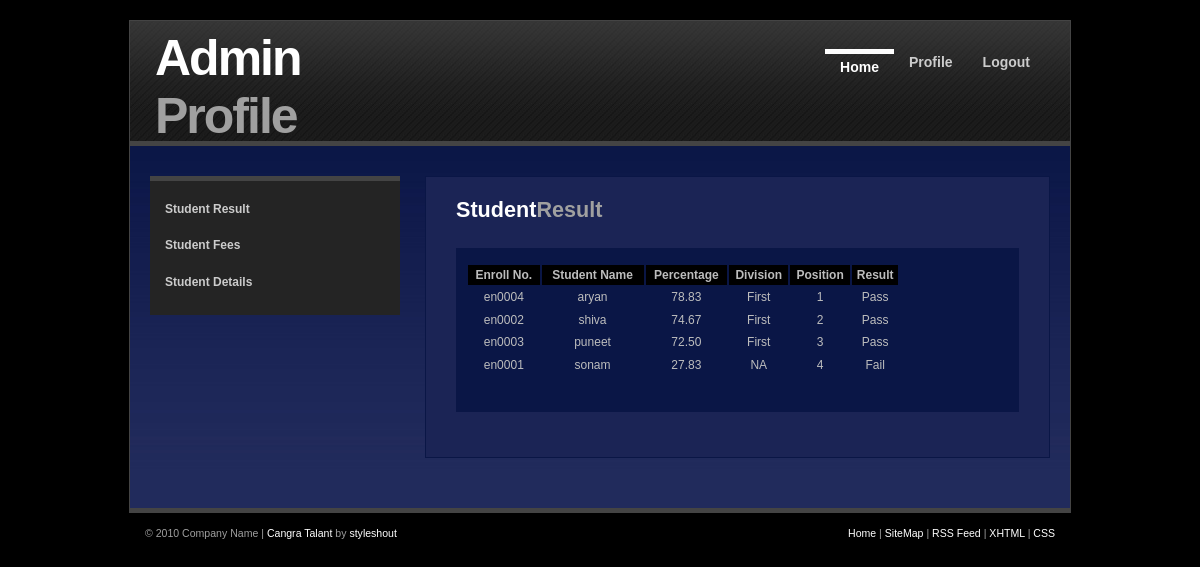
The app's page /reg_employee/admin/studentresult.php (signed in) with its own data.
### tables this page shows
CREATE TABLE `student_tbl` (
  `id` int(11) NOT NULL,
  `enrollment` varchar(50) NOT NULL,
  `pass` varchar(100) NOT NULL,
  `fullname` varchar(100) NOT NULL,
  `age` int(11) NOT NULL,
  `email` varchar(100) NOT NULL,
  `city` varchar(50) NOT NULL,
  `class` varchar(100) NOT NULL,
  `forwarded` varchar(1) NOT NULL,
  `status` varchar(100) NOT NULL
);

### reg_employee/functions.php (called while the page is built, shortened)
<?php
function stuResult(){
      include('config.php');
      $sql="SELECT *, round((sum(marks)*100/600),2) as percent FROM student_tbl JOIN student_marks ON student_tbl.id = student_marks.student_id group by student_tbl.id ORDER BY percent DESC";
      $data=mysqli_query($conn,$sql);
      return $data;
}
?>

### reg_employee/admin/studentresult.php (the view, shortened to what this page needs)
<?php
include('../functions.php');
?>
<?php
include('./adminHeader2.php');
?>
<div id="content-wrap">
	<div id="main">
		<div class="box">
			<h1>Student<span class="gray">Result</span></h1>
			<form action="#">
				<table  width=80% >
					<tr bgcolor=black align="center">
						<th>Enroll No.</th>
						<th>Student Name</th>
						<th>Percentage</th>
						<th>Division</th>
						<th>Position</th>
						<th>Result</th>
					</tr>
					<?php
					$data=stuResult();
					$position = 1;
					while($row=mysqli_fetch_array($data))
					{
						if($row['percent'] < 33)
						{
							$result = "Fail";
						}
						else
						{
							$result = "Pass";
						}
						$division= "";
						if($row['percent'] > 60)
						{
							$division = "First";
						}
						else if($row['percent'] > 33)
						{
							$division = "Second";
						}
						else
						{
							$division = "NA";
						}
						?>
						<tr align="center">
							<td><?=$row['enrollment']?></td>
							<td><?=$row['fullname']?></td>
							<td><?=$row['percent']?></td>
							<td><?=$division;?></td>
							<td><?=$position;?></td>
							<td><?=$result;?></td>
						</tr>
						<?php
						$position++;
					}
					?>
			</table>
	</form>
	<br />
</div>
</div>
<?php
include('./adminsidebar.php');
?>
<br />
</div>
</div>
<?php
include('../footer.php');
?>
</body>
</html>

### reg_employee/images/myStyle.css (style rules this page uses)
* { padding: 0; margin: 0; outline: 0; }
body { margin: 0; padding: 0; font: normal 12px/1.7em 'Lucida Grande', 'Lucida Sans Unicode', Geneva, Verdana, Sans-Serif; color: #BDBDBD; background: #000; text-align: center; }
h1, h2, h3 { font: bold 1.3em 'Lucida Grande', 'Lucida Sans Unicode', Geneva, Verdana, Sans-Serif; color: #FFF; }
h1 { font-size: 1.8em; }
p, h1, h2, h3 { margin: 0; padding: 10px 15px; }
form { margin: 15px; padding: 15px 10px; background: #0A1646; }
#content-wrap { clear: both; margin: 0; padding: 0 0 30px 0; }
.box { margin: 10px 20px 20px 15px; padding: 10px 15px; border: 1px solid #0A1646; background-color: #1B2455; }
#main { float: right; width: 645px; margin: 0; padding-top: 20px; }
#main .box { margin-left: 0; }
.gray { color: #A0A0A0; }

### records on screen
student_tbl: enrollment "en0004", fullname "aryan", percent "78.83", division "First", result "Pass"
student_tbl: enrollment "en0002", fullname "shiva", percent "74.67", division "First", result "Pass"
student_tbl: enrollment "en0003", fullname "puneet", percent "72.50", division "First", result "Pass"
student_tbl: enrollment "en0001", fullname "sonam", percent "27.83", division "NA", result "Fail"
